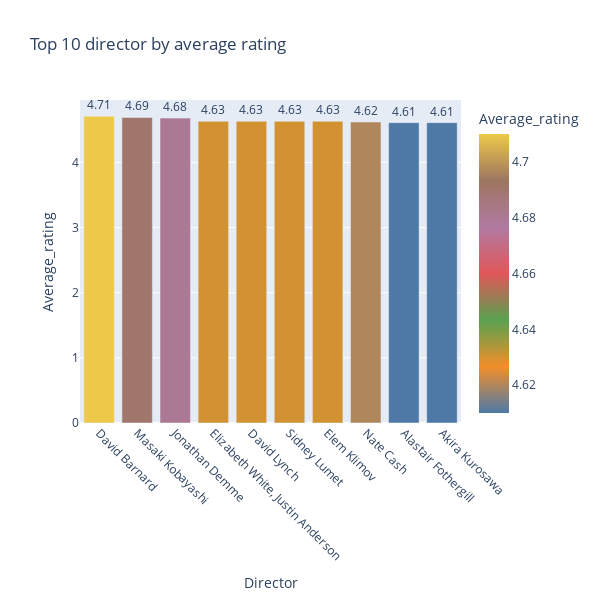

Write notebook code for a chart like this one.
### Code cell
fig= px.bar(
    Top10_directors, x= 'Director', y= 'Average_rating', 
    title = 'Top 10 director by average rating', 
    color='Average_rating', text= 'Average_rating', color_continuous_scale=custom_palette)
fig.update_traces(texttemplate='%{text:.2f}', textposition='outside')
fig.update_layout(xaxis_tickangle=45, width=600, height=600)
fig
# David Branard the director whos film has the highest average rate

### Figure 1 — Plotly figure (JSON) as saved in the notebook; plotly's stock layout.template omitted (floating-point values rounded to 4 significant figures)
{"data": [{"hovertemplate": "Director=%{x}<br>Average_rating=%{marker.color}<extra></extra>", "legendgroup": "", "marker": {"color": [4.71, 4.69, 4.68, 4.63, 4.63, 4.63, 4.63, 4.62, 4.61, 4.61], "coloraxis": "coloraxis", "pattern": {"shape": ""}}, "name": "", "orientation": "v", "showlegend": false, "text": [4.71, 4.69, 4.68, 4.63, 4.63, 4.63, 4.63, 4.62, 4.61, 4.61], "textposition": "outside", "texttemplate": "%{text:.2f}", "type": "bar", "x": ["David Barnard", "Masaki Kobayashi", "Jonathan Demme", "Elizabeth White, Justin Anderson", "David Lynch", "Sidney Lumet", "Elem Klimov", "Nate Cash", "Alastair Fothergill", "Akira Kurosawa"], "xaxis": "x", "y": [4.71, 4.69, 4.68, 4.63, 4.63, 4.63, 4.63, 4.62, 4.61, 4.61], "yaxis": "y"}], "layout": {"barmode": "relative", "coloraxis": {"colorbar": {"title": {"text": "Average_rating"}}, "colorscale": [[0, "#4E79A7"], [0.1667, "#F28E2B"], [0.3333, "#59A14F"], [0.5, "#E15759"], [0.6667, "#B07AA1"], [0.8333, "#9D7660"], [1, "#EDC949"]]}, "height": 600, "legend": {"tracegroupgap": 0}, "title": {"text": "Top 10 director by average rating"}, "width": 600, "xaxis": {"anchor": "y", "domain": [0, 1], "tickangle": 45, "title": {"text": "Director"}}, "yaxis": {"anchor": "x", "domain": [0, 1], "title": {"text": "Average_rating"}}}}
